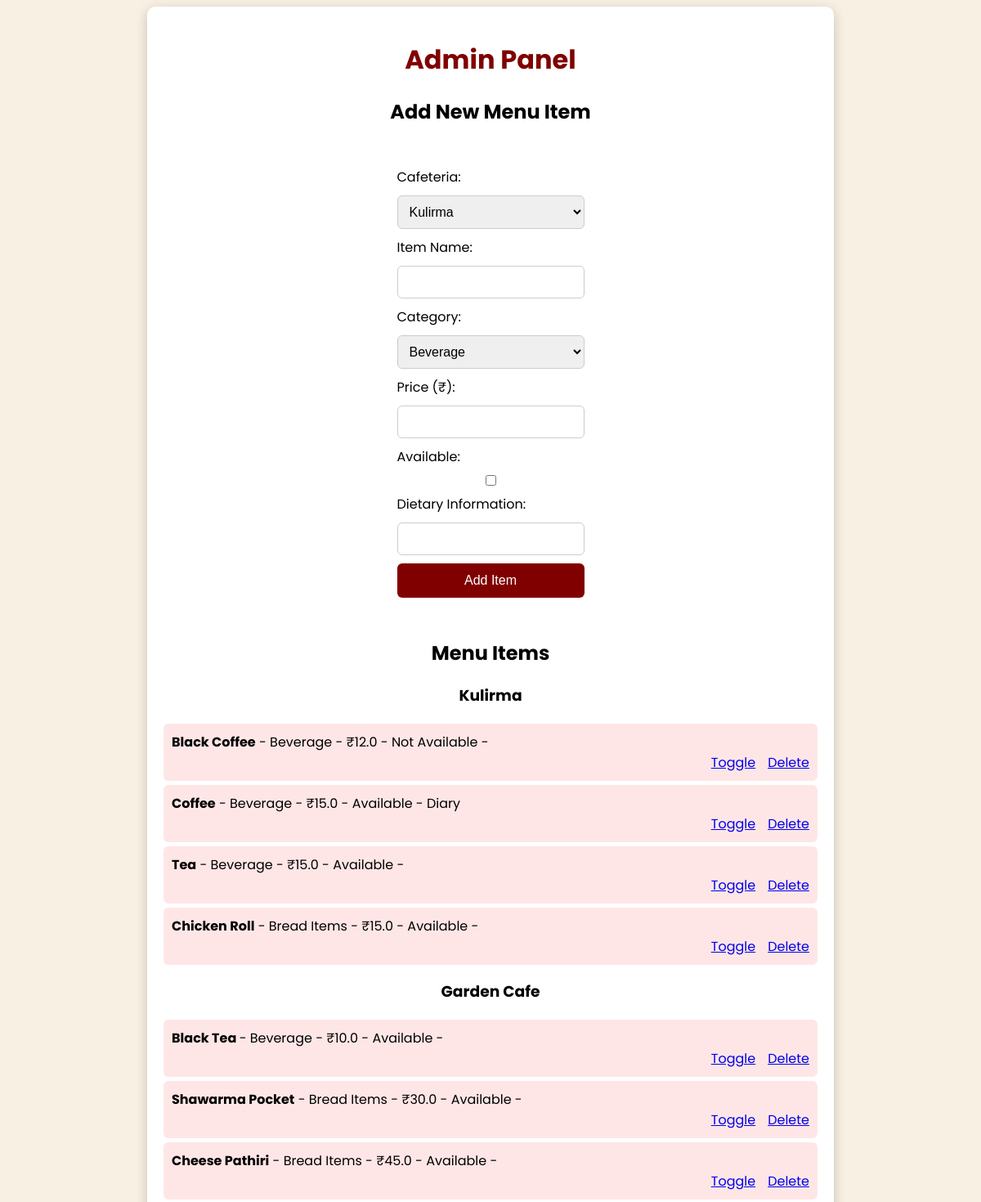
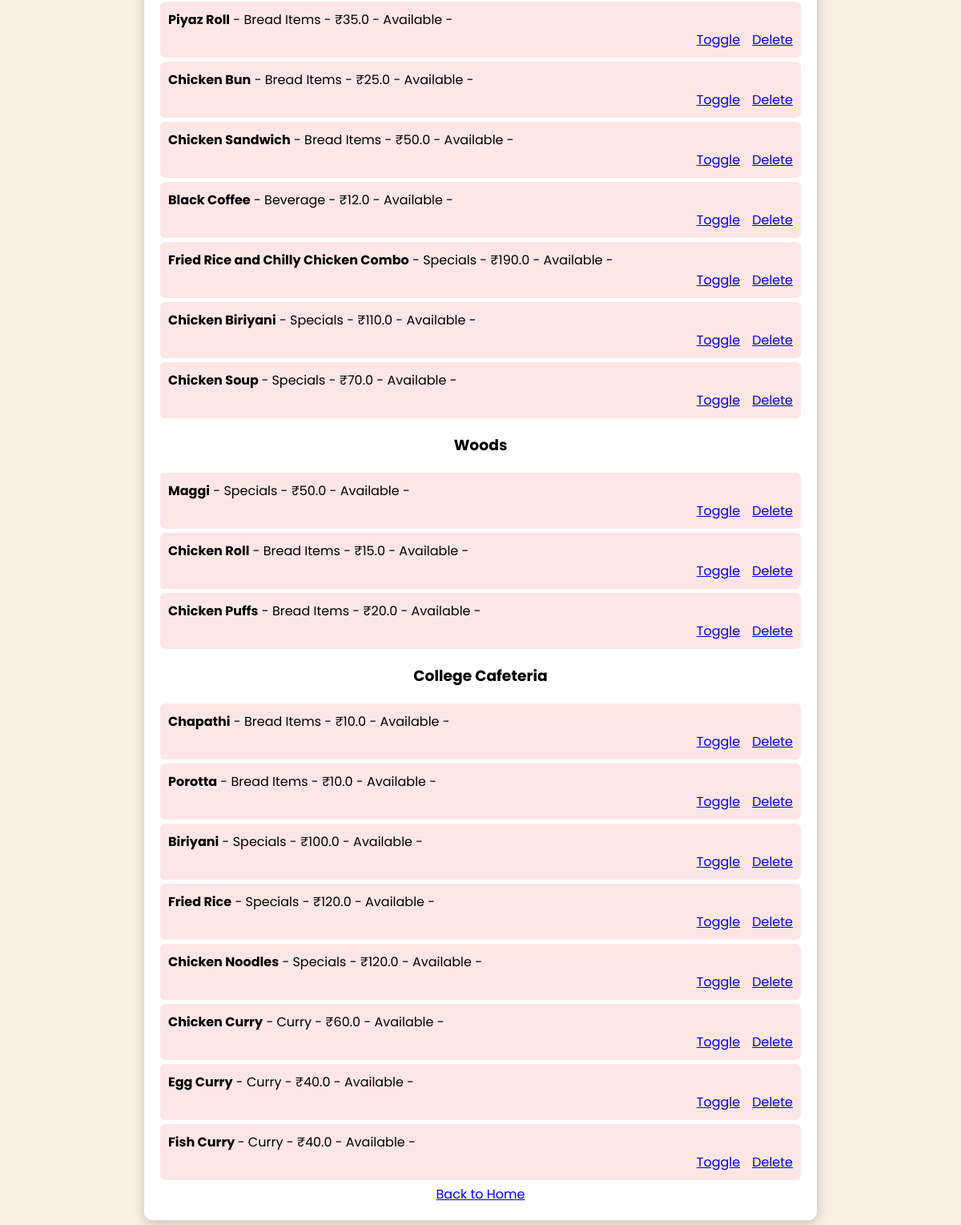
The page /admin on the database its author committed (2 pictures, top to bottom).
### tables this page shows
CREATE TABLE cafeterias (
                          id INTEGER PRIMARY KEY AUTOINCREMENT,
                          name TEXT UNIQUE);

CREATE TABLE menu (
                          id INTEGER PRIMARY KEY AUTOINCREMENT,
                          cafeteria_id INTEGER,
                          item TEXT,
                          category TEXT,  -- Added this line
                          available INTEGER DEFAULT 1,
                          dietary TEXT, price REAL DEFAULT 0,
                          FOREIGN KEY (cafeteria_id) REFERENCES cafeterias(id));

### app.py (the view)
@app.route('/admin')
def admin_panel():
    with sqlite3.connect("cafeteria.db") as conn:
        conn.row_factory = sqlite3.Row  # Ensures dictionary-like row retrieval
        cursor = conn.cursor()
        cursor.execute("SELECT id, name FROM cafeterias")
        cafeterias = cursor.fetchall()
        cafeteria_menus = {}
        for cafeteria_id, name in cafeterias:
            cursor.execute('''SELECT id, item, category, CAST(price AS REAL), available, dietary
                              FROM menu WHERE cafeteria_id=?''', (cafeteria_id,))
            cafeteria_menus[name] = cursor.fetchall()
    return render_template('admin.html', cafeterias=[name for _, name in cafeterias], cafeteria_menus=cafeteria_menus)

### templates/admin.html (shortened to what this page needs)
<html lang="en">
<head>
</head>
<body>
    <div class="container">
        <h1>Admin Panel</h1>
        <h2>Add New Menu Item</h2>
        <form action="{{ url_for('add_item') }}" method="POST">
            <label for="cafeteria_name">Cafeteria:</label>
            <select name="cafeteria_name" required>
                {% for cafeteria in cafeterias %}
                    <option value="{{ cafeteria }}">{{ cafeteria }}</option>
                {% endfor %}
            </select>
            <label for="item">Item Name:</label>
            <input type="text" name="item" required>
            <label for="category">Category:</label>
            <select name="category" required>
                <option value="Beverage">Beverage</option>
            </select>
            <label for="price">Price (₹):</label>
            <input type="number" step="0.01" name="price" required>
            <label for="available">Available:</label>
            <input type="checkbox" name="available">
            <label for="dietary">Dietary Information:</label>
            <input type="text" name="dietary">
            <button type="submit">Add Item</button>
        </form>
        <h2>Menu Items</h2>
        {% for cafeteria, items in cafeteria_menus.items() %}
            <h3>{{ cafeteria }}</h3>
            <div class="menu-list">
                {% for item in items %}
                    <div class="menu-item">
                        <span><strong>{{ item[1] }}</strong> - {{ item[2] }} - ₹{{ item[3] | float | round(2) }} - {% if item[4] %} Available {% else %} Not Available {% endif %} - {{ item[5] }}</span>
                        <div class="actions" style="display: flex; gap: 15px; justify-content: flex-end;">
                            <a href="{{ url_for('toggle_availability', item_id=item[0]) }}" class="btn">Toggle</a>
                            <a href="{{ url_for('delete_item', item_id=item[0]) }}" class="btn btn-delete">Delete</a>
                        </div>
                    </div>
                {% endfor %}
            </div>
        {% endfor %}
        <a href="{{ url_for('home') }}">Back to Home</a>
    </div>
</body>
</html>

### templates/admin.html (style rules this page uses)
body { font-family: 'Poppins', sans-serif; background-color: #f8f0e3; text-align: center; }
.container { max-width: 800px; margin: auto; background: white; padding: 20px; border-radius: 10px; box-shadow: 0 4px 15px rgba(0, 0, 0, 0.2); }
h1 { color: #800000; }
form { margin: 20px 0; text-align: left; display: inline-block; }
label, select, input, button { display: block; margin: 10px auto; width: 100%; max-width: 400px; }
select, input { padding: 10px; font-size: 16px; border-radius: 6px; border: 1px solid #ccc; }
button { background-color: #800000; color: white; padding: 12px; border: none; border-radius: 6px; cursor: pointer; font-size: 16px; transition: 0.3s; }
.menu-list { text-align: left; margin-top: 20px; }
.menu-item { background: #ffe6e6; padding: 10px; border-radius: 6px; margin: 5px 0; }

### rows shown on the page
cafeterias: name "Kulirma"
menu: item "Black Coffee", category "Beverage", price "12.0", available "Not Available"
menu: item "Coffee", category "Beverage", price "15.0", available "Available", dietary "Diary"
menu: item "Tea", category "Beverage", price "15.0", available "Available"
menu: item "Chicken Roll", category "Bread Items", price "15.0", available "Available"
cafeterias: name "Garden Cafe"
menu: item "Black Tea", category "Beverage", price "10.0", available "Available"
menu: item "Shawarma Pocket", category "Bread Items", price "30.0", available "Available"
menu: item "Cheese Pathiri", category "Bread Items", price "45.0", available "Available"
menu: item "Piyaz Roll", category "Bread Items", price "35.0", available "Available"
menu: item "Chicken Bun", category "Bread Items", price "25.0", available "Available"
menu: item "Chicken Sandwich", category "Bread Items", price "50.0", available "Available"
menu: item "Black Coffee", category "Beverage", price "12.0", available "Available"
menu: item "Fried Rice and Chilly Chicken Combo", category "Specials", price "190.0", available "Available"
menu: item "Chicken Biriyani", category "Specials", price "110.0", available "Available"
menu: item "Chicken Soup", category "Specials", price "70.0", available "Available"
cafeterias: name "Woods"
menu: item "Maggi", category "Specials", price "50.0", available "Available"
menu: item "Chicken Roll", category "Bread Items", price "15.0", available "Available"
menu: item "Chicken Puffs", category "Bread Items", price "20.0", available "Available"
cafeterias: name "College Cafeteria"
menu: item "Chapathi", category "Bread Items", price "10.0", available "Available"
menu: item "Porotta", category "Bread Items", price "10.0", available "Available"
menu: item "Biriyani", category "Specials", price "100.0", available "Available"
menu: item "Fried Rice", category "Specials", price "120.0", available "Available"
menu: item "Chicken Noodles", category "Specials", price "120.0", available "Available"
menu: item "Chicken Curry", category "Curry", price "60.0", available "Available"
menu: item "Egg Curry", category "Curry", price "40.0", available "Available"
menu: item "Fish Curry", category "Curry", price "40.0", available "Available"

### other values the page prints
form field cafeteria_name "Kulirma"
